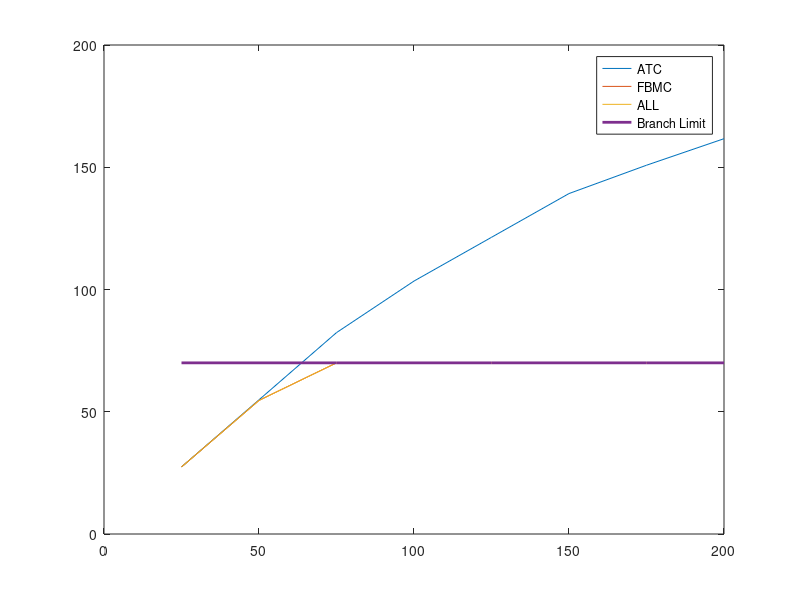
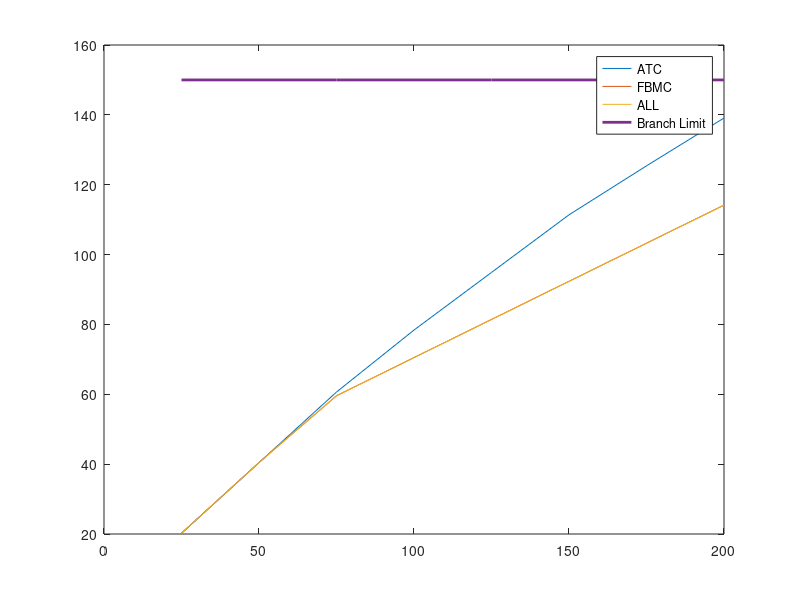
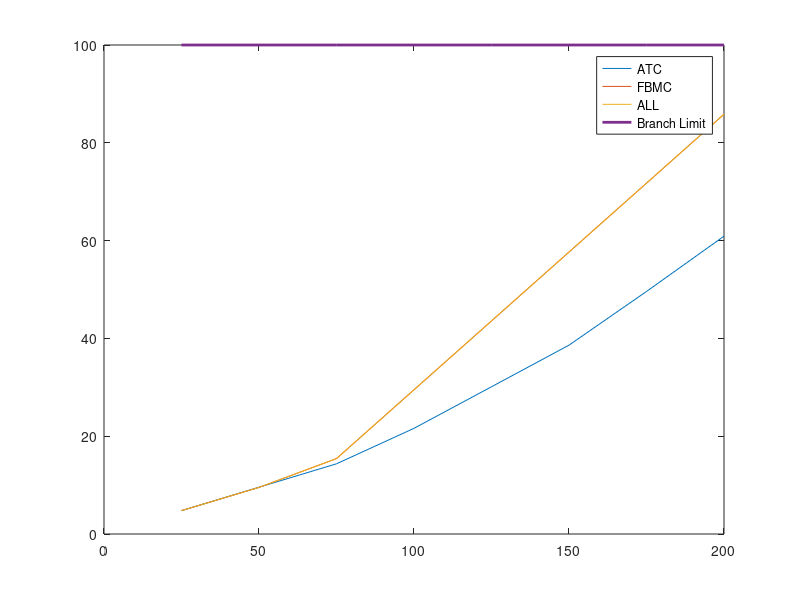
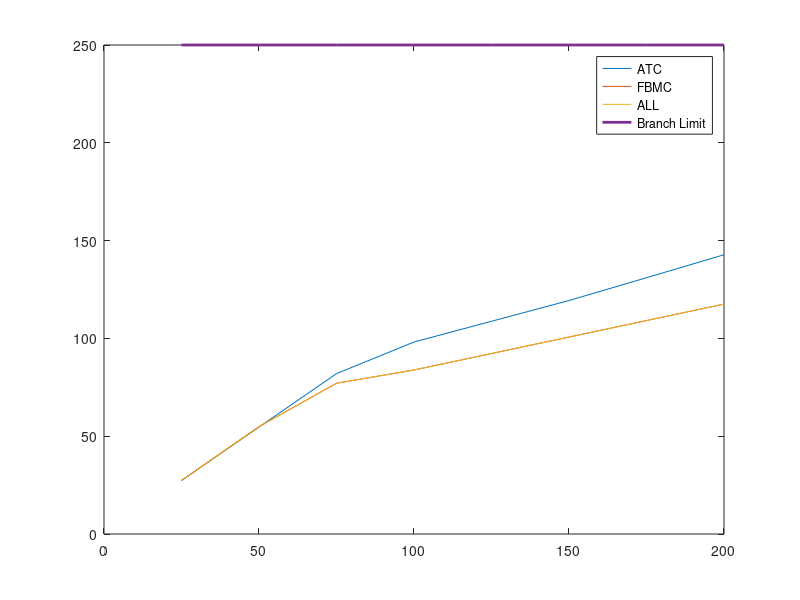

MATLAB code to generate these figures, in order:
ATC_6_gen = [...
    74.9991  149.9996  224.9993  279.9981  324.9991  369.9922  407.2561  443.5425
    0.0003    0.0001    0.0001    0.0007    0.0009    0.0129   12.9058   27.4248
    0.0006    0.0003    0.0006   20.0012   50.0000   79.9949  104.8381  129.0327
];

FBMC_6_gen_1_8 = [...
    74.9999  149.9993  206.6623  224.3516  243.7004  263.0431  282.3789  301.7117;
    0.0001    0.0002    0.0005   26.0474   53.5433   81.0491  108.5665  136.0947;
    0.0001    0.0005   18.3372   49.6010   77.7563  105.9077  134.0546  162.1937
];

ALL_6_gen = [...
    74.9989  149.9996  206.6648  224.3518  243.7000  263.0424  282.3790  301.7115;
    0.0004    0.0001    0.0029   26.0473   53.5436   81.0496  108.5665  136.0948;
    0.0007    0.0003   18.3323   49.6009   77.7565  105.9080  134.0545  162.1937
    ];

ATC_6_bus = [...
    27.4311   54.8802   82.3648  103.4526  121.3487  139.2433  150.8275  161.6805;
   20.2179   40.4338   60.6449   78.3894   94.8918  111.3798  125.4054  139.0938;
    4.7821    9.5662   14.3551   21.6106   30.1082   38.6202   49.5946   60.9062;
   27.3501   54.6855   81.9896   98.1561  108.7586  119.3691  131.0232  142.7682;
   22.6493   45.3142   68.0098   81.8427   91.2414  100.6361  114.1387  128.1991;
    0.9675    1.9288    2.8783   11.5462   24.0760   36.6085   46.4067   55.8512;
   -0.9669   -1.9284   -2.8778    8.4550   25.9240   43.3863   58.4314   73.1815;
   -1.3832   -2.7571   -4.1119   -6.6111   -9.6826  -12.7554  -14.4547  -15.9497
   ];

FBMC_6_bus_1_8 = [...
    27.4204   54.6452   70.0000   69.9999   69.9999   70.0000   69.9999   70.0000;
   20.2199   40.4731   59.5795   70.5055   81.4269   92.3436  103.2552  114.1625;
    4.7801    9.5269   15.4205   29.4945   43.5731   57.6564   71.7448   85.8375;
   27.3596   54.8810   77.0828   83.8462   92.2735  100.6995  109.1238  117.5492;
   22.6403   45.1186   54.5800   66.5528   79.9702   93.3927  106.8216  120.2572;
    0.9711    2.0109   12.1042   23.4851   33.6703   43.8515   54.0277   64.1978;
   -0.9710   -2.0104    6.2330   26.1159   44.0860   62.0562   80.0269   97.9958;
   -1.3885   -2.8706   -8.3158   -9.9621  -11.3595  -12.7558  -14.1507  -15.5450
];

ALL_6_bus = [...
    27.4195   54.6334   70.0000   69.9999   69.9999   69.9999   69.9999   70.0000;
   20.2197   40.4745   59.5795   70.5056   81.4268   92.3435  103.2552  114.1625;
    4.7803    9.5255   15.4205   29.4944   43.5732   57.6565   71.7448   85.8375;
   27.3597   54.8917   77.0853   83.8463   92.2732  100.6991  109.1239  117.5490;
   22.6396   45.1080   54.5823   66.5528   79.9703   93.3929  106.8216  120.2572;
    0.9716    2.0154   12.1023   23.4851   33.6703   43.8515   54.0277   64.1978;
   -0.9709   -2.0151    6.2300   26.1158   44.0861   62.0565   80.0268   97.9959;
   -1.3888   -2.8766   -8.3154   -9.9621  -11.3594  -12.7556  -14.1507  -15.5449
   ];

ATC_6_cost = 1.0e+03 * [0.2738    0.5700    0.8888    1.2280    1.5813    1.9480    2.3272    2.7173];

FBMC_6_cost_1_8 = 1.0e+03 * [0.2738    0.5700    0.8923    1.2501    1.6218    2.0074    2.4067    2.8199];

ALL_6_cost = 1.0e+03 * [0.2738    0.5700    0.8923    1.2501    1.6218    2.0074    2.4067    2.8199];

X = [25 50 75 100 125 150 175 200];

Bus_limit = [ 70  70  70  70  70  70  70  70;
             150 150 150 150 150 150 150 150;
             100 100 100 100 100 100 100 100;
             250 250 250 250 250 250 250 250;
             200 200 200 200 200 200 200 200;
             250 250 250 250 250 250 250 250;
             180 180 180 180 180 180 180 180;
             100 100 100 100 100 100 100 100];

for i = 1:1:8
    figure;
    plot(X, ATC_6_bus(i,:), X, FBMC_6_bus_1_8(i,:), X, ALL_6_bus(i,:), X, Bus_limit(i,:), 'LineWidth',2.0)
    legend('ATC','FBMC','ALL','Branch Limit')
end

figure;
plot(X, ATC_6_cost, X, FBMC_6_cost_1_8, X, ALL_6_cost,'LineWidth',2.0)
legend('ATC','FBMC','ALL')